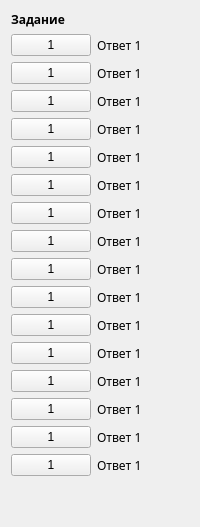
      <widget class="QWidget" name="pageNodeRegulating">
       <layout class="QVBoxLayout" name="verticalLayout_7">
        <item>
         <widget class="QLabel" name="labelTaskRegulating">
          <property name="sizePolicy">
           <sizepolicy hsizetype="Preferred" vsizetype="Fixed">
            <horstretch>0</horstretch>
            <verstretch>0</verstretch>
           </sizepolicy>
          </property>
          <property name="font">
           <font>
            <family>Droid Serif</family>
            <weight>75</weight>
            <bold>true</bold>
           </font>
          </property>
          <property name="text">
           <string>Задание</string>
          </property>
         </widget>
        </item>
        <item>
         <layout class="QHBoxLayout" name="horizontalLayout_13">
          <item>
           <widget class="QPushButton" name="btnRegAnswer_1">
            <property name="sizePolicy">
             <sizepolicy hsizetype="Fixed" vsizetype="Fixed">
              <horstretch>0</horstretch>
              <verstretch>0</verstretch>
             </sizepolicy>
            </property>
            <property name="text">
             <string>1</string>
            </property>
            <property name="checkable">
             <bool>true</bool>
            </property>
           </widget>
          </item>
          <item>
           <widget class="QLabel" name="labelRegAnswer_1">
            <property name="font">
             <font>
              <family>Droid Serif</family>
             </font>
            </property>
            <property name="text">
             <string>Ответ 1</string>
            </property>
           </widget>
          </item>
         </layout>
        </item>
        <item>
         <layout class="QHBoxLayout" name="horizontalLayout_14">
          <item>
           <widget class="QPushButton" name="btnRegAnswer_7">
            <property name="sizePolicy">
             <sizepolicy hsizetype="Fixed" vsizetype="Fixed">
              <horstretch>0</horstretch>
              <verstretch>0</verstretch>
             </sizepolicy>
            </property>
            <property name="text">
             <string>1</string>
            </property>
            <property name="checkable">
             <bool>true</bool>
            </property>
           </widget>
          </item>
          <item>
           <widget class="QLabel" name="labelRegAnswer_7">
            <property name="font">
             <font>
              <family>Droid Serif</family>
             </font>
            </property>
            <property name="text">
             <string>Ответ 1</string>
            </property>
           </widget>
          </item>
         </layout>
        </item>
        <item>
         <layout class="QHBoxLayout" name="horizontalLayout_15">
          <item>
           <widget class="QPushButton" name="btnRegAnswer_8">
            <property name="sizePolicy">
             <sizepolicy hsizetype="Fixed" vsizetype="Fixed">
              <horstretch>0</horstretch>
              <verstretch>0</verstretch>
             </sizepolicy>
            </property>
            <property name="text">
             <string>1</string>
            </property>
            <property name="checkable">
             <bool>true</bool>
            </property>
           </widget>
          </item>
          <item>
           <widget class="QLabel" name="labelRegAnswer_8">
            <property name="font">
             <font>
              <family>Droid Serif</family>
             </font>
            </property>
            <property name="text">
             <string>Ответ 1</string>
            </property>
           </widget>
          </item>
         </layout>
        </item>
        <item>
         <layout class="QHBoxLayout" name="horizontalLayout_16">
          <item>
           <widget class="QPushButton" name="btnRegAnswer_9">
            <property name="sizePolicy">
             <sizepolicy hsizetype="Fixed" vsizetype="Fixed">
              <horstretch>0</horstretch>
              <verstretch>0</verstretch>
             </sizepolicy>
            </property>
            <property name="text">
             <string>1</string>
            </property>
            <property name="checkable">
             <bool>true</bool>
            </property>
           </widget>
          </item>
          <item>
           <widget class="QLabel" name="labelRegAnswer_9">
            <property name="font">
             <font>
              <family>Droid Serif</family>
             </font>
            </property>
            <property name="text">
             <string>Ответ 1</string>
            </property>
           </widget>
          </item>
         </layout>
        </item>
        <item>
         <layout class="QHBoxLayout" name="horizontalLayout_17">
          <item>
           <widget class="QPushButton" name="btnRegAnswer_10">
            <property name="sizePolicy">
             <sizepolicy hsizetype="Fixed" vsizetype="Fixed">
              <horstretch>0</horstretch>
              <verstretch>0</verstretch>
             </sizepolicy>
            </property>
            <property name="text">
             <string>1</string>
            </property>
            <property name="checkable">
             <bool>true</bool>
            </property>
           </widget>
          </item>
          <item>
           <widget class="QLabel" name="labelRegAnswer_10">
            <property name="font">
             <font>
              <family>Droid Serif</family>
             </font>
            </property>
            <property name="text">
             <string>Ответ 1</string>
            </property>
           </widget>
          </item>
         </layout>
        </item>
        <item>
         <layout class="QHBoxLayout" name="horizontalLayout_18">
          <item>
           <widget class="QPushButton" name="btnRegAnswer_11">
            <property name="sizePolicy">
             <sizepolicy hsizetype="Fixed" vsizetype="Fixed">
              <horstretch>0</horstretch>
              <verstretch>0</verstretch>
             </sizepolicy>
            </property>
            <property name="text">
             <string>1</string>
            </property>
            <property name="checkable">
             <bool>true</bool>
            </property>
           </widget>
          </item>
          <item>
           <widget class="QLabel" name="labelRegAnswer_11">
            <property name="font">
             <font>
              <family>Droid Serif</family>
             </font>
            </property>
            <property name="text">
             <string>Ответ 1</string>
            </property>
           </widget>
          </item>
         </layout>
        </item>
        <item>
         <layout class="QHBoxLayout" name="horizontalLayout_19">
          <item>
           <widget class="QPushButton" name="btnRegAnswer_12">
            <property name="sizePolicy">
             <sizepolicy hsizetype="Fixed" vsizetype="Fixed">
              <horstretch>0</horstretch>
              <verstretch>0</verstretch>
             </sizepolicy>
            </property>
            <property name="text">
             <string>1</string>
            </property>
            <property name="checkable">
             <bool>true</bool>
            </property>
           </widget>
          </item>
          <item>
           <widget class="QLabel" name="labelRegAnswer_12">
            <property name="font">
             <font>
              <family>Droid Serif</family>
             </font>
            </property>
            <property name="text">
             <string>Ответ 1</string>
            </property>
           </widget>
          </item>
         </layout>
        </item>
        <item>
         <layout class="QHBoxLayout" name="horizontalLayout_20">
          <item>
           <widget class="QPushButton" name="btnRegAnswer_13">
            <property name="sizePolicy">
             <sizepolicy hsizetype="Fixed" vsizetype="Fixed">
              <horstretch>0</horstretch>
              <verstretch>0</verstretch>
             </sizepolicy>
            </property>
            <property name="text">
             <string>1</string>
            </property>
            <property name="checkable">
             <bool>true</bool>
            </property>
           </widget>
          </item>
          <item>
           <widget class="QLabel" name="labelRegAnswer_13">
            <property name="font">
             <font>
              <family>Droid Serif</family>
             </font>
            </property>
            <property name="text">
             <string>Ответ 1</string>
            </property>
           </widget>
          </item>
         </layout>
        </item>
        <item>
         <layout class="QHBoxLayout" name="horizontalLayout_21">
          <item>
           <widget class="QPushButton" name="btnRegAnswer_14">
            <property name="sizePolicy">
             <sizepolicy hsizetype="Fixed" vsizetype="Fixed">
              <horstretch>0</horstretch>
              <verstretch>0</verstretch>
             </sizepolicy>
            </property>
            <property name="text">
             <string>1</string>
            </property>
            <property name="checkable">
             <bool>true</bool>
            </property>
           </widget>
          </item>
          <item>
           <widget class="QLabel" name="labelRegAnswer_14">
            <property name="font">
             <font>
              <family>Droid Serif</family>
             </font>
            </property>
            <property name="text">
             <string>Ответ 1</string>
            </property>
           </widget>
          </item>
         </layout>
        </item>
        <item>
         <layout class="QHBoxLayout" name="horizontalLayout_22">
          <item>
           <widget class="QPushButton" name="btnRegAnswer_15">
            <property name="sizePolicy">
             <sizepolicy hsizetype="Fixed" vsizetype="Fixed">
              <horstretch>0</horstretch>
              <verstretch>0</verstretch>
             </sizepolicy>
            </property>
            <property name="text">
             <string>1</string>
            </property>
            <property name="checkable">
             <bool>true</bool>
            </property>
           </widget>
          </item>
          <item>
           <widget class="QLabel" name="labelRegAnswer_15">
            <property name="font">
             <font>
              <family>Droid Serif</family>
             </font>
            </property>
            <property name="text">
             <string>Ответ 1</string>
            </property>
           </widget>
          </item>
         </layout>
        </item>
        <item>
         <layout class="QHBoxLayout" name="horizontalLayout_23">
          <item>
           <widget class="QPushButton" name="btnRegAnswer_16">
            <property name="sizePolicy">
             <sizepolicy hsizetype="Fixed" vsizetype="Fixed">
              <horstretch>0</horstretch>
              <verstretch>0</verstretch>
             </sizepolicy>
            </property>
            <property name="text">
             <string>1</string>
            </property>
            <property name="checkable">
             <bool>true</bool>
            </property>
           </widget>
          </item>
          <item>
           <widget class="QLabel" name="labelRegAnswer_16">
            <property name="font">
             <font>
              <family>Droid Serif</family>
             </font>
            </property>
            <property name="text">
             <string>Ответ 1</string>
            </property>
           </widget>
          </item>
         </layout>
        </item>
        <item>
         <layout class="QHBoxLayout" name="horizontalLayout_24">
          <item>
           <widget class="QPushButton" name="btnRegAnswer_17">
            <property name="sizePolicy">
             <sizepolicy hsizetype="Fixed" vsizetype="Fixed">
              <horstretch>0</horstretch>
              <verstretch>0</verstretch>
             </sizepolicy>
            </property>
            <property name="text">
             <string>1</string>
            </property>
            <property name="checkable">
             <bool>true</bool>
            </property>
           </widget>
          </item>
          <item>
           <widget class="QLabel" name="labelRegAnswer_17">
            <property name="font">
             <font>
              <family>Droid Serif</family>
             </font>
            </property>
            <property name="text">
             <string>Ответ 1</string>
            </property>
           </widget>
          </item>
         </layout>
        </item>
        <item>
         <layout class="QHBoxLayout" name="horizontalLayout_25">
          <item>
           <widget class="QPushButton" name="btnRegAnswer_18">
            <property name="sizePolicy">
             <sizepolicy hsizetype="Fixed" vsizetype="Fixed">
              <horstretch>0</horstretch>
              <verstretch>0</verstretch>
             </sizepolicy>
            </property>
            <property name="text">
             <string>1</string>
            </property>
            <property name="checkable">
             <bool>true</bool>
            </property>
           </widget>
          </item>
          <item>
           <widget class="QLabel" name="labelRegAnswer_18">
            <property name="font">
             <font>
              <family>Droid Serif</family>
             </font>
            </property>
            <property name="text">
             <string>Ответ 1</string>
            </property>
           </widget>
          </item>
         </layout>
        </item>
        <item>
         <layout class="QHBoxLayout" name="horizontalLayout_26">
          <item>
           <widget class="QPushButton" name="btnRegAnswer_19">
            <property name="sizePolicy">
             <sizepolicy hsizetype="Fixed" vsizetype="Fixed">
              <horstretch>0</horstretch>
              <verstretch>0</verstretch>
             </sizepolicy>
            </property>
            <property name="text">
             <string>1</string>
            </property>
            <property name="checkable">
             <bool>true</bool>
            </property>
           </widget>
          </item>
          <item>
           <widget class="QLabel" name="labelRegAnswer_19">
            <property name="font">
             <font>
              <family>Droid Serif</family>
             </font>
            </property>
            <property name="text">
             <string>Ответ 1</string>
            </property>
           </widget>
          </item>
         </layout>
        </item>
        <item>
         <layout class="QHBoxLayout" name="horizontalLayout_27">
          <item>
           <widget class="QPushButton" name="btnRegAnswer_20">
            <property name="sizePolicy">
             <sizepolicy hsizetype="Fixed" vsizetype="Fixed">
              <horstretch>0</horstretch>
              <verstretch>0</verstretch>
             </sizepolicy>
            </property>
            <property name="text">
             <string>1</string>
            </property>
            <property name="checkable">
             <bool>true</bool>
            </property>
           </widget>
          </item>
          <item>
           <widget class="QLabel" name="labelRegAnswer_20">
            <property name="font">
             <font>
              <family>Droid Serif</family>
             </font>
            </property>
            <property name="text">
             <string>Ответ 1</string>
            </property>
           </widget>
          </item>
         </layout>
        </item>
        <item>
         <layout class="QHBoxLayout" name="horizontalLayout_28">
          <item>
           <widget class="QPushButton" name="btnRegAnswer_21">
            <property name="sizePolicy">
             <sizepolicy hsizetype="Fixed" vsizetype="Fixed">
              <horstretch>0</horstretch>
              <verstretch>0</verstretch>
             </sizepolicy>
            </property>
            <property name="text">
             <string>1</string>
            </property>
            <property name="checkable">
             <bool>true</bool>
            </property>
           </widget>
          </item>
          <item>
           <widget class="QLabel" name="labelRegAnswer_21">
            <property name="font">
             <font>
              <family>Droid Serif</family>
             </font>
            </property>
            <property name="text">
             <string>Ответ 1</string>
            </property>
           </widget>
          </item>
         </layout>
        </item>
        <item>
         <spacer name="verticalSpacer_4">
          <property name="orientation">
           <enum>Qt::Vertical</enum>
          </property>
          <property name="sizeHint" stdset="0">
           <size>
            <width>20</width>
            <height>40</height>
           </size>
          </property>
         </spacer>
        </item>
       </layout>
      </widget>
